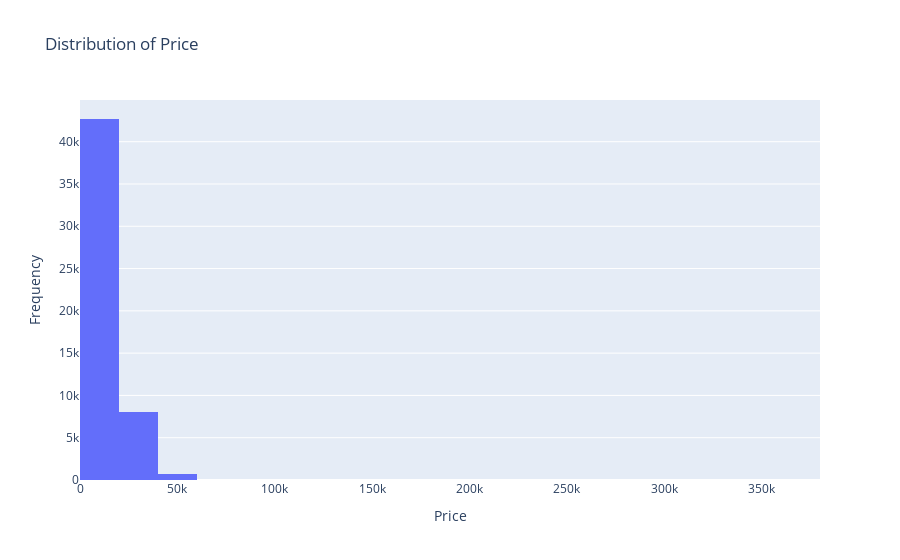
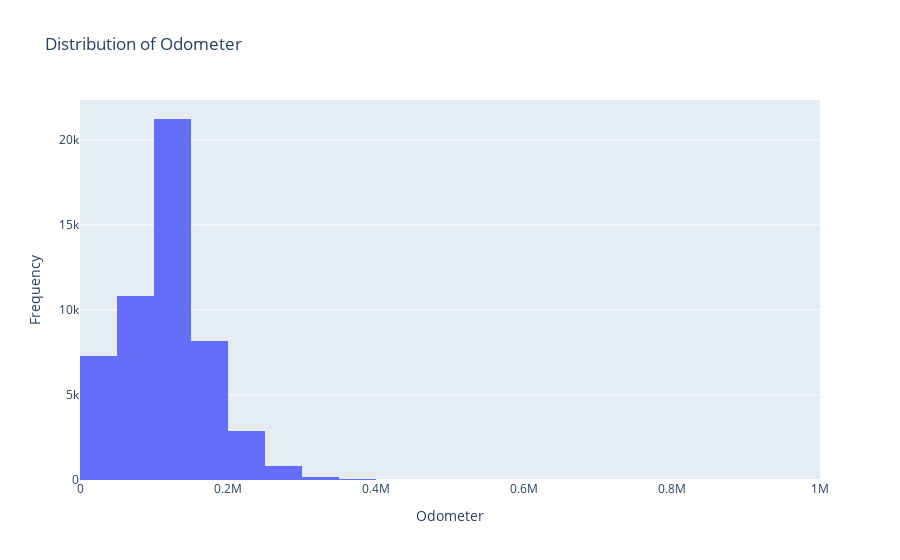
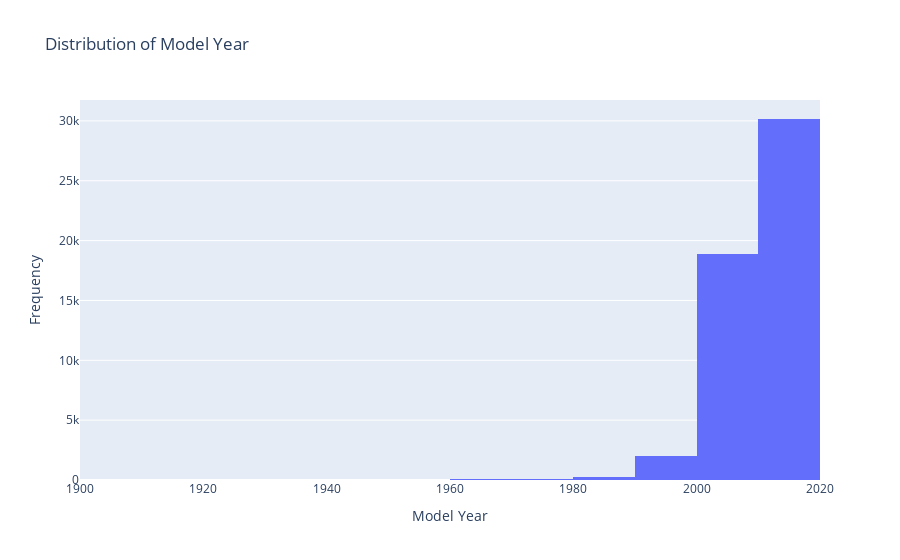
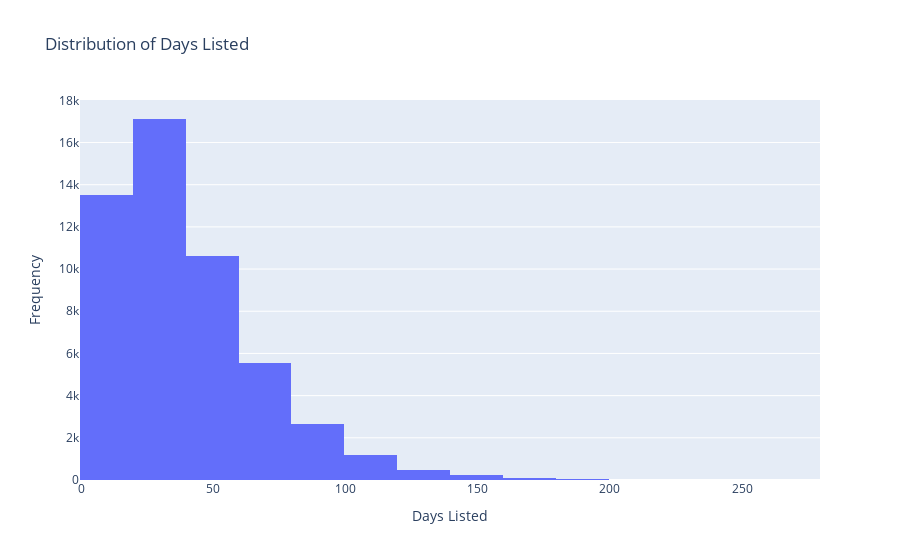

The cell these charts' notebook holds for them, in order:
### Code cell
# Plot histogram for 'price'
fig_price_hist = px.histogram(vehicles, x='price', nbins=20, title='Distribution of Price')
fig_price_hist.update_layout(xaxis_title='Price', yaxis_title='Frequency')
fig_price_hist.show()

# Plot histogram for 'odometer'
fig_odometer_hist = px.histogram(vehicles, x='odometer', nbins=20, title='Distribution of Odometer')
fig_odometer_hist.update_layout(xaxis_title='Odometer', yaxis_title='Frequency')
fig_odometer_hist.show()

# Plot histogram for 'model_year'
fig_model_year_hist = px.histogram(vehicles, x='model_year', nbins=20, title='Distribution of Model Year')
fig_model_year_hist.update_layout(xaxis_title='Model Year', yaxis_title='Frequency')
fig_model_year_hist.show()

# Plot histogram for 'days_listed'
fig_days_listed_hist = px.histogram(vehicles, x='days_listed', nbins=20, title='Distribution of Days Listed')
fig_days_listed_hist.update_layout(xaxis_title='Days Listed', yaxis_title='Frequency')
fig_days_listed_hist.show()

### Figure 1 — Plotly figure (JSON) as saved in the notebook; plotly's stock layout.template omitted (floating-point values rounded to 4 significant figures; data arrays with more than 128 entries replaced by an {"elided": "..."} marker saying what was removed)
{"data": [{"alignmentgroup": "True", "bingroup": "x", "hovertemplate": "price=%{x}<br>count=%{y}<extra></extra>", "legendgroup": "", "marker": {"color": "#636efa", "pattern": {"shape": ""}}, "name": "", "nbinsx": 20, "offsetgroup": "", "orientation": "v", "showlegend": false, "type": "histogram", "x": {"elided": "51525 int values"}, "xaxis": "x", "yaxis": "y"}], "layout": {"barmode": "relative", "legend": {"tracegroupgap": 0}, "title": {"text": "Distribution of Price"}, "xaxis": {"anchor": "y", "domain": [0, 1], "title": {"text": "Price"}}, "yaxis": {"anchor": "x", "domain": [0, 1], "title": {"text": "Frequency"}}}}

### Figure 2 — Plotly figure (JSON) as saved in the notebook; plotly's stock layout.template omitted (floating-point values rounded to 4 significant figures; data arrays with more than 128 entries replaced by an {"elided": "..."} marker saying what was removed)
{"data": [{"alignmentgroup": "True", "bingroup": "x", "hovertemplate": "odometer=%{x}<br>count=%{y}<extra></extra>", "legendgroup": "", "marker": {"color": "#636efa", "pattern": {"shape": ""}}, "name": "", "nbinsx": 20, "offsetgroup": "", "orientation": "v", "showlegend": false, "type": "histogram", "x": {"elided": "51525 int values"}, "xaxis": "x", "yaxis": "y"}], "layout": {"barmode": "relative", "legend": {"tracegroupgap": 0}, "title": {"text": "Distribution of Odometer"}, "xaxis": {"anchor": "y", "domain": [0, 1], "title": {"text": "Odometer"}}, "yaxis": {"anchor": "x", "domain": [0, 1], "title": {"text": "Frequency"}}}}

### Figure 3 — Plotly figure (JSON) as saved in the notebook; plotly's stock layout.template omitted (floating-point values rounded to 4 significant figures; data arrays with more than 128 entries replaced by an {"elided": "..."} marker saying what was removed)
{"data": [{"alignmentgroup": "True", "bingroup": "x", "hovertemplate": "model_year=%{x}<br>count=%{y}<extra></extra>", "legendgroup": "", "marker": {"color": "#636efa", "pattern": {"shape": ""}}, "name": "", "nbinsx": 20, "offsetgroup": "", "orientation": "v", "showlegend": false, "type": "histogram", "x": {"elided": "51525 float values"}, "xaxis": "x", "yaxis": "y"}], "layout": {"barmode": "relative", "legend": {"tracegroupgap": 0}, "title": {"text": "Distribution of Model Year"}, "xaxis": {"anchor": "y", "domain": [0, 1], "title": {"text": "Model Year"}}, "yaxis": {"anchor": "x", "domain": [0, 1], "title": {"text": "Frequency"}}}}

### Figure 4 — Plotly figure (JSON) as saved in the notebook; plotly's stock layout.template omitted (floating-point values rounded to 4 significant figures; data arrays with more than 128 entries replaced by an {"elided": "..."} marker saying what was removed)
{"data": [{"alignmentgroup": "True", "bingroup": "x", "hovertemplate": "days_listed=%{x}<br>count=%{y}<extra></extra>", "legendgroup": "", "marker": {"color": "#636efa", "pattern": {"shape": ""}}, "name": "", "nbinsx": 20, "offsetgroup": "", "orientation": "v", "showlegend": false, "type": "histogram", "x": {"elided": "51525 int values"}, "xaxis": "x", "yaxis": "y"}], "layout": {"barmode": "relative", "legend": {"tracegroupgap": 0}, "title": {"text": "Distribution of Days Listed"}, "xaxis": {"anchor": "y", "domain": [0, 1], "title": {"text": "Days Listed"}}, "yaxis": {"anchor": "x", "domain": [0, 1], "title": {"text": "Frequency"}}}}
